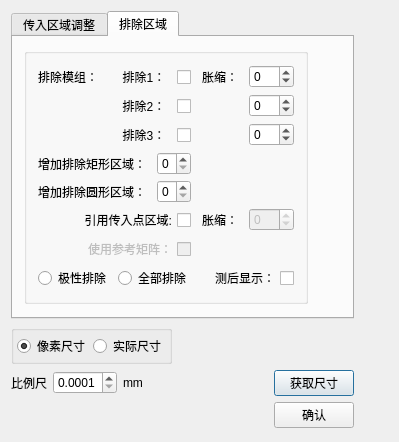
<?xml version="1.0" encoding="UTF-8"?>
<ui version="4.0">
 <class>surMultAdvanceDialog</class>
 <widget class="QDialog" name="surMultAdvanceDialog">
  <property name="geometry">
   <rect>
    <x>0</x>
    <y>0</y>
    <width>399</width>
    <height>442</height>
   </rect>
  </property>
  <property name="windowTitle">
   <string>surMultAdvanceDialog</string>
  </property>
  <layout class="QGridLayout" name="gridLayout">
   <item row="0" column="0">
    <layout class="QVBoxLayout" name="verticalLayout">
     <item>
      <widget class="QTabWidget" name="tabWidget">
       <property name="currentIndex">
        <number>1</number>
       </property>
       <widget class="QWidget" name="tab_2">
        <attribute name="title">
         <string>传入区域调整</string>
        </attribute>
        <layout class="QGridLayout" name="gridLayout_5">
         <item row="0" column="0">
          <widget class="QGroupBox" name="groupBox">
           <property name="title">
            <string/>
           </property>
           <layout class="QGridLayout" name="gridLayout_4">
            <item row="0" column="0">
             <widget class="QLabel" name="label_3">
              <property name="text">
               <string>区域胀缩:</string>
              </property>
             </widget>
            </item>
            <item row="0" column="1" colspan="2">
             <widget class="QSpinBox" name="sp_AreaZoom">
              <property name="enabled">
               <bool>true</bool>
              </property>
              <property name="minimum">
               <number>-50</number>
              </property>
              <property name="maximum">
               <number>50</number>
              </property>
             </widget>
            </item>
            <item row="0" column="3">
             <spacer name="horizontalSpacer_5">
              <property name="orientation">
               <enum>Qt::Horizontal</enum>
              </property>
              <property name="sizeHint" stdset="0">
               <size>
                <width>143</width>
                <height>18</height>
               </size>
              </property>
             </spacer>
            </item>
            <item row="1" column="0" colspan="2">
             <widget class="QLabel" name="label_12">
              <property name="text">
               <string>点区域移动：</string>
              </property>
             </widget>
            </item>
            <item row="2" column="0" colspan="2">
             <layout class="QHBoxLayout" name="horizontalLayout_7">
              <item>
               <widget class="QLabel" name="label_2">
                <property name="text">
                 <string>上</string>
                </property>
               </widget>
              </item>
              <item>
               <widget class="QSpinBox" name="sp_up">
                <property name="buttonSymbols">
                 <enum>QAbstractSpinBox::UpDownArrows</enum>
                </property>
                <property name="minimum">
                 <number>-999</number>
                </property>
                <property name="maximum">
                 <number>999</number>
                </property>
               </widget>
              </item>
             </layout>
            </item>
            <item row="2" column="2" colspan="2">
             <layout class="QHBoxLayout" name="horizontalLayout_9">
              <item>
               <widget class="QLabel" name="label_5">
                <property name="text">
                 <string>下</string>
                </property>
               </widget>
              </item>
              <item>
               <widget class="QSpinBox" name="sp_down">
                <property name="buttonSymbols">
                 <enum>QAbstractSpinBox::UpDownArrows</enum>
                </property>
                <property name="minimum">
                 <number>-999</number>
                </property>
                <property name="maximum">
                 <number>999</number>
                </property>
               </widget>
              </item>
             </layout>
            </item>
            <item row="3" column="0" colspan="2">
             <layout class="QHBoxLayout" name="horizontalLayout_8">
              <item>
               <widget class="QLabel" name="label_7">
                <property name="text">
                 <string>左</string>
                </property>
               </widget>
              </item>
              <item>
               <widget class="QSpinBox" name="sp_lf">
                <property name="buttonSymbols">
                 <enum>QAbstractSpinBox::UpDownArrows</enum>
                </property>
                <property name="minimum">
                 <number>-999</number>
                </property>
                <property name="maximum">
                 <number>999</number>
                </property>
               </widget>
              </item>
             </layout>
            </item>
            <item row="3" column="2" colspan="2">
             <layout class="QHBoxLayout" name="horizontalLayout_10">
              <item>
               <widget class="QLabel" name="label_8">
                <property name="text">
                 <string>右</string>
                </property>
               </widget>
              </item>
              <item>
               <widget class="QSpinBox" name="sp_rt">
                <property name="buttonSymbols">
                 <enum>QAbstractSpinBox::UpDownArrows</enum>
                </property>
                <property name="minimum">
                 <number>-999</number>
                </property>
                <property name="maximum">
                 <number>999</number>
                </property>
               </widget>
              </item>
             </layout>
            </item>
           </layout>
          </widget>
         </item>
         <item row="0" column="1">
          <spacer name="horizontalSpacer_8">
           <property name="orientation">
            <enum>Qt::Horizontal</enum>
           </property>
           <property name="sizeHint" stdset="0">
            <size>
             <width>24</width>
             <height>20</height>
            </size>
           </property>
          </spacer>
         </item>
         <item row="1" column="0">
          <spacer name="verticalSpacer_2">
           <property name="orientation">
            <enum>Qt::Vertical</enum>
           </property>
           <property name="sizeHint" stdset="0">
            <size>
             <width>20</width>
             <height>136</height>
            </size>
           </property>
          </spacer>
         </item>
        </layout>
       </widget>
       <widget class="QWidget" name="tab">
        <attribute name="title">
         <string>排除区域</string>
        </attribute>
        <layout class="QGridLayout" name="gridLayout_3">
         <item row="0" column="0">
          <widget class="QGroupBox" name="groupBox_3">
           <property name="title">
            <string/>
           </property>
           <layout class="QGridLayout" name="gridLayout_2">
            <property name="leftMargin">
             <number>11</number>
            </property>
            <property name="topMargin">
             <number>11</number>
            </property>
            <property name="rightMargin">
             <number>11</number>
            </property>
            <property name="bottomMargin">
             <number>11</number>
            </property>
            <property name="horizontalSpacing">
             <number>11</number>
            </property>
            <property name="verticalSpacing">
             <number>5</number>
            </property>
            <item row="0" column="3">
             <widget class="QLabel" name="label_15">
              <property name="toolTip">
               <string>对区域进行膨胀缩小处理</string>
              </property>
              <property name="text">
               <string>胀缩：</string>
              </property>
             </widget>
            </item>
            <item row="3" column="2">
             <widget class="QSpinBox" name="sp_DeleteRecRegion">
              <property name="buttonSymbols">
               <enum>QAbstractSpinBox::UpDownArrows</enum>
              </property>
              <property name="minimum">
               <number>0</number>
              </property>
              <property name="maximum">
               <number>7</number>
              </property>
             </widget>
            </item>
            <item row="0" column="4">
             <widget class="QSpinBox" name="sp_deleteZoneZoom0">
              <property name="buttonSymbols">
               <enum>QAbstractSpinBox::UpDownArrows</enum>
              </property>
              <property name="minimum">
               <number>-50</number>
              </property>
              <property name="maximum">
               <number>50</number>
              </property>
             </widget>
            </item>
            <item row="2" column="1" colspan="2">
             <widget class="QCheckBox" name="cb_useDelete2">
              <property name="layoutDirection">
               <enum>Qt::RightToLeft</enum>
              </property>
              <property name="text">
               <string>排除3：  </string>
              </property>
             </widget>
            </item>
            <item row="1" column="4">
             <widget class="QSpinBox" name="sp_deleteZoneZoom1">
              <property name="buttonSymbols">
               <enum>QAbstractSpinBox::UpDownArrows</enum>
              </property>
              <property name="minimum">
               <number>-50</number>
              </property>
              <property name="maximum">
               <number>50</number>
              </property>
             </widget>
            </item>
            <item row="0" column="1" colspan="2">
             <widget class="QCheckBox" name="cb_useDelete0">
              <property name="layoutDirection">
               <enum>Qt::RightToLeft</enum>
              </property>
              <property name="text">
               <string>排除1：  </string>
              </property>
             </widget>
            </item>
            <item row="2" column="4">
             <widget class="QSpinBox" name="sp_deleteZoneZoom2">
              <property name="buttonSymbols">
               <enum>QAbstractSpinBox::UpDownArrows</enum>
              </property>
              <property name="minimum">
               <number>-50</number>
              </property>
              <property name="maximum">
               <number>50</number>
              </property>
             </widget>
            </item>
            <item row="1" column="1" colspan="2">
             <widget class="QCheckBox" name="cb_useDelete1">
              <property name="layoutDirection">
               <enum>Qt::RightToLeft</enum>
              </property>
              <property name="text">
               <string>排除2：  </string>
              </property>
             </widget>
            </item>
            <item row="4" column="2">
             <widget class="QSpinBox" name="sp_DeleteCirRegion">
              <property name="buttonSymbols">
               <enum>QAbstractSpinBox::UpDownArrows</enum>
              </property>
              <property name="minimum">
               <number>0</number>
              </property>
              <property name="maximum">
               <number>5</number>
              </property>
             </widget>
            </item>
            <item row="3" column="0" colspan="2">
             <widget class="QLabel" name="label_16">
              <property name="text">
               <string>增加排除矩形区域：</string>
              </property>
             </widget>
            </item>
            <item row="0" column="0">
             <widget class="QLabel" name="label_14">
              <property name="text">
               <string>排除模组：</string>
              </property>
             </widget>
            </item>
            <item row="4" column="0" colspan="2">
             <widget class="QLabel" name="label_25">
              <property name="text">
               <string>增加排除圆形区域：</string>
              </property>
             </widget>
            </item>
            <item row="5" column="3">
             <widget class="QLabel" name="label_18">
              <property name="toolTip">
               <string>对区域进行膨胀缩小处理</string>
              </property>
              <property name="text">
               <string>胀缩：</string>
              </property>
             </widget>
            </item>
            <item row="5" column="0" colspan="3">
             <widget class="QCheckBox" name="cb_useReferPToDel">
              <property name="toolTip">
               <string>将前方传入点区域引用为排除区域</string>
              </property>
              <property name="statusTip">
               <string/>
              </property>
              <property name="layoutDirection">
               <enum>Qt::RightToLeft</enum>
              </property>
              <property name="text">
               <string>引用传入点区域:</string>
              </property>
             </widget>
            </item>
            <item row="8" column="0" colspan="3">
             <layout class="QHBoxLayout" name="horizontalLayout_6">
              <item>
               <widget class="QRadioButton" name="rb_dirDelete">
                <property name="text">
                 <string>极性排除</string>
                </property>
               </widget>
              </item>
              <item>
               <widget class="QRadioButton" name="rb_allDelete">
                <property name="text">
                 <string>全部排除</string>
                </property>
               </widget>
              </item>
             </layout>
            </item>
            <item row="5" column="4">
             <widget class="QSpinBox" name="sp_deletePointZoom">
              <property name="enabled">
               <bool>false</bool>
              </property>
              <property name="buttonSymbols">
               <enum>QAbstractSpinBox::UpDownArrows</enum>
              </property>
              <property name="minimum">
               <number>-50</number>
              </property>
              <property name="maximum">
               <number>50</number>
              </property>
             </widget>
            </item>
            <item row="7" column="0" colspan="3">
             <widget class="QCheckBox" name="cb_deleteRefer">
              <property name="enabled">
               <bool>false</bool>
              </property>
              <property name="toolTip">
               <string>采用传入区域时排除区域使用参考矩阵：</string>
              </property>
              <property name="layoutDirection">
               <enum>Qt::RightToLeft</enum>
              </property>
              <property name="text">
               <string>使用参考矩阵：</string>
              </property>
             </widget>
            </item>
            <item row="8" column="3" colspan="2">
             <widget class="QCheckBox" name="cb_showDel">
              <property name="toolTip">
               <string>测试完成后显示排除区域</string>
              </property>
              <property name="layoutDirection">
               <enum>Qt::RightToLeft</enum>
              </property>
              <property name="text">
               <string>测后显示：</string>
              </property>
             </widget>
            </item>
           </layout>
          </widget>
         </item>
         <item row="0" column="1">
          <spacer name="horizontalSpacer_2">
           <property name="orientation">
            <enum>Qt::Horizontal</enum>
           </property>
           <property name="sizeHint" stdset="0">
            <size>
             <width>40</width>
             <height>20</height>
            </size>
           </property>
          </spacer>
         </item>
         <item row="1" column="0">
          <spacer name="verticalSpacer">
           <property name="orientation">
            <enum>Qt::Vertical</enum>
           </property>
           <property name="sizeHint" stdset="0">
            <size>
             <width>20</width>
             <height>40</height>
            </size>
           </property>
          </spacer>
         </item>
        </layout>
       </widget>
      </widget>
     </item>
     <item>
      <layout class="QHBoxLayout" name="horizontalLayout_2">
       <item>
        <widget class="QGroupBox" name="groupBox_6">
         <property name="title">
          <string/>
         </property>
         <layout class="QHBoxLayout" name="horizontalLayout_13">
          <property name="spacing">
           <number>3</number>
          </property>
          <property name="leftMargin">
           <number>3</number>
          </property>
          <property name="topMargin">
           <number>3</number>
          </property>
          <property name="rightMargin">
           <number>3</number>
          </property>
          <property name="bottomMargin">
           <number>3</number>
          </property>
          <item>
           <widget class="QRadioButton" name="rb_pixel">
            <property name="layoutDirection">
             <enum>Qt::LeftToRight</enum>
            </property>
            <property name="text">
             <string>像素尺寸</string>
            </property>
            <property name="checked">
             <bool>true</bool>
            </property>
           </widget>
          </item>
          <item>
           <widget class="QRadioButton" name="rb_actual">
            <property name="layoutDirection">
             <enum>Qt::LeftToRight</enum>
            </property>
            <property name="text">
             <string>实际尺寸</string>
            </property>
           </widget>
          </item>
         </layout>
        </widget>
       </item>
       <item>
        <spacer name="horizontalSpacer_7">
         <property name="orientation">
          <enum>Qt::Horizontal</enum>
         </property>
         <property name="sizeHint" stdset="0">
          <size>
           <width>13</width>
           <height>24</height>
          </size>
         </property>
        </spacer>
       </item>
      </layout>
     </item>
     <item>
      <layout class="QHBoxLayout" name="horizontalLayout_3">
       <item>
        <widget class="QLabel" name="label_28">
         <property name="text">
          <string>比例尺</string>
         </property>
        </widget>
       </item>
       <item>
        <widget class="QDoubleSpinBox" name="dsp_pixSize">
         <property name="decimals">
          <number>4</number>
         </property>
         <property name="minimum">
          <double>0.000100000000000</double>
         </property>
         <property name="maximum">
          <double>9.990000000000000</double>
         </property>
        </widget>
       </item>
       <item>
        <widget class="QLabel" name="label_29">
         <property name="text">
          <string>mm</string>
         </property>
        </widget>
       </item>
       <item>
        <spacer name="horizontalSpacer_6">
         <property name="orientation">
          <enum>Qt::Horizontal</enum>
         </property>
         <property name="sizeHint" stdset="0">
          <size>
           <width>13</width>
           <height>24</height>
          </size>
         </property>
        </spacer>
       </item>
       <item>
        <widget class="QPushButton" name="bt_getPixelSize">
         <property name="text">
          <string>获取尺寸</string>
         </property>
        </widget>
       </item>
      </layout>
     </item>
     <item>
      <layout class="QHBoxLayout" name="horizontalLayout">
       <item>
        <spacer name="horizontalSpacer">
         <property name="orientation">
          <enum>Qt::Horizontal</enum>
         </property>
         <property name="sizeHint" stdset="0">
          <size>
           <width>40</width>
           <height>20</height>
          </size>
         </property>
        </spacer>
       </item>
       <item>
        <widget class="QPushButton" name="okButton">
         <property name="text">
          <string>确认</string>
         </property>
        </widget>
       </item>
      </layout>
     </item>
     <item>
      <spacer name="verticalSpacer_3">
       <property name="orientation">
        <enum>Qt::Vertical</enum>
       </property>
       <property name="sizeHint" stdset="0">
        <size>
         <width>20</width>
         <height>52</height>
        </size>
       </property>
      </spacer>
     </item>
    </layout>
   </item>
   <item row="0" column="1">
    <spacer name="horizontalSpacer_3">
     <property name="orientation">
      <enum>Qt::Horizontal</enum>
     </property>
     <property name="sizeHint" stdset="0">
      <size>
       <width>40</width>
       <height>20</height>
      </size>
     </property>
    </spacer>
   </item>
  </layout>
 </widget>
 <layoutdefault spacing="6" margin="11"/>
 <resources/>
 <connections>
  <connection>
   <sender>okButton</sender>
   <signal>clicked()</signal>
   <receiver>surMultAdvanceDialog</receiver>
   <slot>accept()</slot>
   <hints>
    <hint type="sourcelabel">
     <x>332</x>
     <y>406</y>
    </hint>
    <hint type="destinationlabel">
     <x>195</x>
     <y>216</y>
    </hint>
   </hints>
  </connection>
 </connections>
</ui>
